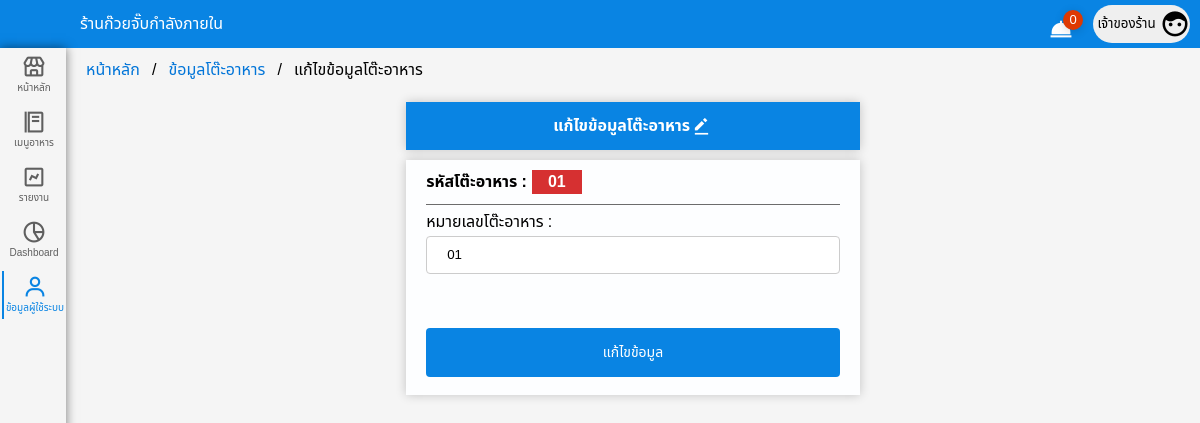
/tablenumber_edit.php?tablenumber_id=01 (signed in), run on the app's committed database.
### tables this page shows
CREATE TABLE `user_type` (
  `id_user_type` int(2) NOT NULL,
  `user_type` varchar(20) NOT NULL
);

CREATE TABLE `table_number` (
  `table_id` int(2) UNSIGNED ZEROFILL NOT NULL COMMENT 'id โตีะ',
  `status` int(2) NOT NULL COMMENT 'สถานะ [0=ว่าง , 1=ไม่ว่าง] ',
  `date_added` datetime NOT NULL COMMENT 'วันที่เพิ่ม',
  `number` int(2) UNSIGNED ZEROFILL NOT NULL COMMENT 'เลขโต๊ะ'
);

### function.php (called while the page is built, shortened)
<?php
    class DB_con {
        function __construct() {
            $conn = mysqli_connect(DB_SERVER, DB_USER, DB_PASS, DB_NAME);
            $this->dbcon = $conn;
        }
        public function tostatus(){
            $status = mysqli_query($this->dbcon,"SELECT status, COUNT(table_id) as TOstatus FROM table_number WHERE status=1 GROUP BY status");
            return $status ;
        }
    }
?>

### tablenumber_edit.php (the view, shortened to what this page needs)
<html lang="en">
<head>
    <link rel="stylesheet"href="wcss/useredit.css">
    <link rel="stylesheet"href="wcss/navber.css">
    <link href='https://unpkg.com/boxicons@2.0.7/css/boxicons.min.css' rel='stylesheet'>
</head>
<body>
<div class="navber">
        <div class="he">
            <p>ร้านก๊วยจั๊บกำลังภายใน</p>
        </div>
        <a href="00order.php" class="button">
            <span  class="content"><i class='bx bxs-dish'></i></span>
                <?php
                include_once('function.php');
                $fetchdata = new DB_con();
                $sql = $fetchdata->tostatus();
                $row = mysqli_fetch_array($sql);
                    if($row>0){
                        echo '<span class="badge">'.$row['TOstatus'].'</span>';
                        }else{
                        echo '<span class="badge">0</span>';
                    }
                ?>
        </a>
        <?php
            $status = $_SESSION['status_login'] ;
            $user_type = mysqli_query($connect," SELECT * FROM `user_type` WHERE id_user_type='$status' " );
            $rowuser_type = mysqli_fetch_assoc($user_type)
        ?>
        <button class="myBtn2" id="myBtn10" onclick="myFunctionmyBtn()">
                    <p class="co"><?php echo $rowuser_type['user_type']?></p>
                    <div class="profile-photo"  >
                    <i class='bx bxs-face'></i>
                    </div>
        </button>
    </div>
<div class="home-section">
                        <div class="menu">
                            <div class="nav-list">
                            <div class="menubox">
                                        <div class="a1">
                                            <a href="00tablenumber.php">
                                                <i class='bx bx-store' ></i>
                                                <span class="links_name">หน้าหลัก</span>
                                            </a>
                                        </div>
                                    </div>
                                    <div class="menubox">
                                        <div class="a2">
                                            <a href="00food.php">
                                                <i class='bx bx-food-menu' ></i>
                                                <span class="links_name">เมนูอาหาร</span>
                                            </a>
                                        </div>
                                    </div>
                                    <div class="menubox">
                                        <div class="a3">
                                            <a href="00report.php">
                                                <i class='bx bx-chart'></i>
                                                <span class="links_name">รายงาน</span>
                                            </a>
                                        </div>
                                    </div>
                                    <div class="menubox">
                                        <div class="a4">
                                            <a href="00dash.php">
                                                <i class='bx bx-pie-chart-alt-2'></i>
                                                <span class="links_name">Dashboard</span>
                                            </a>
                                        </div>
                                    </div>
                                    <div class="menubox">
                                        <div class="a5">
                                            <a href="00user.php">
                                                <i class='bx bx-user'></i>
                                                <span class="links_name">ข้อมูลผู้ใช้ระบบ</span>
                                            </a>
                                        </div>
                                    </div>
                   </div>
    </div>
          <div class="hhl">
            <div class="contentedit">
            <ul class="breadcrumb">
                <li><a href="00tablenumber.php">หน้าหลัก</a></li>
                <li><a href="00tablenumber_edit.php">ข้อมูลโต๊ะอาหาร</a></li>
                <li>แก้ไขข้อมูลโต๊ะอาหาร</li>
            </ul>
                <div class="text" style="margin-top: 20px;">
                    <div class="Stockfood">แก้ไขข้อมูลโต๊ะอาหาร<i class='bx bxs-edit-alt' ></i></div>
                </div>
                <div class="text2">
                    <div class="text3">
                        <?php
                            $tablenumber_id = mysqli_real_escape_string($connect,$_GET['tablenumber_id']);
                            $sql = "SELECT * FROM table_number WHERE table_id ='$tablenumber_id' ";
                            $result = mysqli_query($connect, $sql) or die ("Error in query: $sql " . mysqli_error());
                            $row = mysqli_fetch_array($result);
                            extract($row);
                        ?>
                        <form class="formedit "action="#" method="post"enctype="multipart/form-data">
                                        <div class="T">
                                            <label class="codeedit"for="lname" name="table_id" >รหัสโต๊ะอาหาร :<p><?php echo $row["table_id"];?></p></label>
                                        </div>
                                        <label>หมายเลขโต๊ะอาหาร :</label>
                                        <input type="text" name="number"  value=<?=$row['number']?> >
                                        <input class="modal-footer" name="updatetable" type="submit" value="แก้ไขข้อมูล" name="Update" id="Update">
                        </form>
                    </div>
                </div>
            </div>
          </div>
</body>
</html>

### wcss/useredit.css (style rules this page uses)
* { margin: 0; padding: 0; box-sizing: border-box; font-family: 'Noto Sans Thai', sans-serif; }
body { background: #f3f3f3ce; }
.home-section { display: flex; justify-content: space-between; }
.menubox { padding-left: 2px; height: 54px; padding-top: 3px; padding-bottom: 3px; display: flex; justify-content: space-between; }
.menubox .a5 .links_name , .menubox .a5 i { color: #0984e3; }
.menubox .a1 , .menubox .a2 , .menubox .a3 , .menubox .a4 , .menubox .a5 { width: 64px; display: flex; align-items: center; justify-content: center; }
.menu { box-shadow: 0 0 10px rgba(0, 0, 0.5, 0.5); height: 100vh; width: 66px; font-size: 10px; }
.menu a { text-align: center; padding-top: 5px; padding-bottom:5px ; text-decoration: none; color: #000000; }
.menubox { margin-bottom: 1px; }
.menu i { font-size: 25px; width: 100%; display: flex; align-items: center; justify-content: center; color: #5f5f5f; }
.menu .links_name { display: flex; align-items: center; justify-content: center; list-style: none; color: #5f5f5f; }
.content { height: 100vh; width: 100%; background: #d5eeffce; font-size: 14px; }
.hhl { display: flex; justify-content: space-between; width: 100%; }
.text { width: 100%; display: flex; align-items: center; justify-content: center; text-align: center; }
.text2 { width: 100%; display: flex; align-items: center; justify-content: center; text-align: center; padding-top: 10px; }
.text3 { width: 40%; background-color: #fdfeff; box-shadow: 0 0 10px rgba(0, 0, 0, 0.2); }
.contentedit { width: 100%; }
.Stockfood { font-size: 16px; width: 40%; height:6vh; display: flex; justify-content: center; align-items: center; font-weight: bold; color: #fff; background-color: #0984e3; box-shadow: 0 0 10px rgba(0, 0, 0, 0.2); }
.Stockfood i { font-size: 20px; width: 5%; }
.formedit { text-align: start; padding: 10px 20px 10px 20px; }
.T { display: flex; margin-bottom: 5px; padding-bottom: 10px; border-bottom: solid 1px rgb(108, 108, 108); }
.codeedit { font-weight: bold; display: flex; }
.codeedit p { width: 50; margin-left: 5px; margin-right: 5px; text-align: center; color: #fff; background-color: #d63031; }
.text2 input[type=text], select { width: 100%; padding: 8px 20px; margin: 2px 0; display: inline-block; border: 1px solid #ccc; border-radius: 4px; box-sizing: border-box; outline: none; }
input[type=submit] { width: 100%; background-color: #0984e3; color: white; padding: 14px 20px; margin: 8px 0; margin-top: 30px; border: none; border-radius: 4px; cursor: pointer; font-size: 14px; }
ul.breadcrumb { padding-top: 10px; padding-left: 20px; list-style: none; }
ul.breadcrumb li { display: inline; }
ul.breadcrumb li+li:before { padding: 8px; color: black; content: "/\00a0"; }
ul.breadcrumb li a { color: #0275d8; text-decoration: none; }

### wcss/navber.css (style rules this page uses)
.navber { padding-left: 80px; height: 6vh; display: flex; align-items: center; background-color:#0984e3; }
.navber .he { color: #ffffff; width: 100%; }
.navber .myBtn2 { display: flex; align-items: center; justify-content: space-between; width: 10%; border-radius: 50px; border: none; margin-right: 10px; height: 80%; }
.navber .myBtn2 p { color: #000000; width: 100%; }
.navber .myBtn2 i { font-size: 30px; }
.navber .content { background-color: #ffffff00; }
.navber .button { padding-top: 10px; position: relative; border-radius: 4px; color: white; cursor: pointer; user-select: none; transition: all .3s; width: 40px; margin-right: 10px; }
.navber .button i { font-size: 25px; }
.navber .badge { border-radius: 50%; font-size: 13px; width: 20px; height: 20px; display: block; position: absolute; background: #de3902; box-shadow: 0 2px 10px rgba(0,0,0,.15); display: flex; align-items: center; justify-content: center; top: 3px; right: 0px; transition: all .3s; }

### data on the page
user_type: user_type "เจ้าของร้าน"
table_number: table_id "01", number "01"
